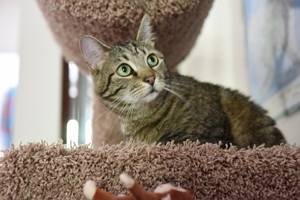
#> input picture python_opencv_1_src/08_이미지기하학적변환/3_이동/cat.jpg, 300 x 200 px
$ python 9-6.py
#> lines starting #> are read from the running program, lines starting #| are printed output that depends on the picture
import cv2 as cv
import numpy as np


img_color = cv.imread('cat.jpg')
#> img_color is the input picture: shape (200, 300, 3); mean B, G, R 120.5, 132, 144.5
cv.imshow("original", img_color)


height, width = img_color.shape[:2]
#> height = 200; width = 300


M = np.float32([[1, 0, 100], [0, 1, 50]])


img_translation = cv.warpAffine(img_color, M, (width,height))
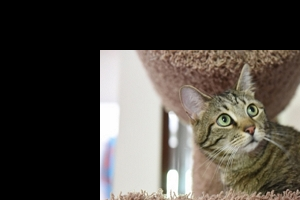
#> img_translation: shape (200, 300, 3); mean B, G, R 65.7, 72.2, 77.1

cv.imshow("translation", img_translation)


cv.waitKey(0)
cv.destroyAllWindows()
